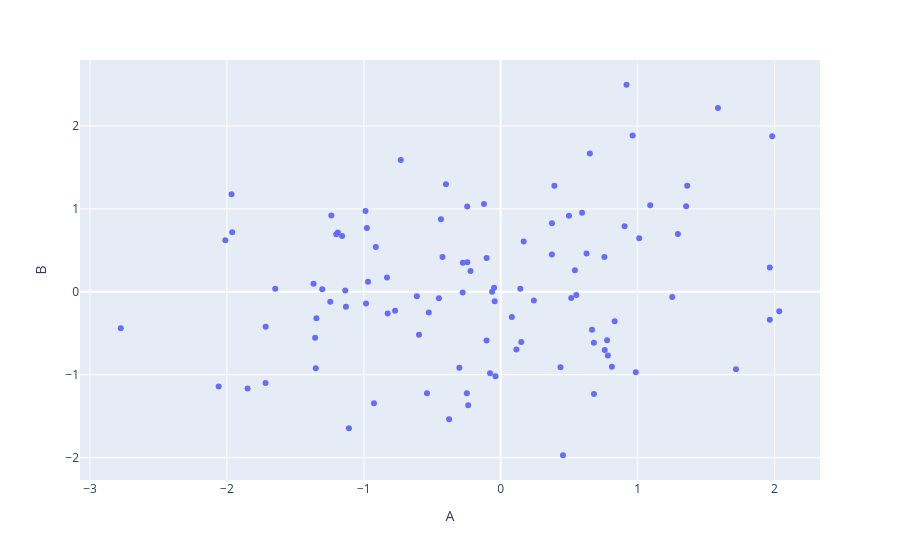

This figure's notebook cell:
### Code cell
df.plot(kind='scatter',x='A', y='B')
